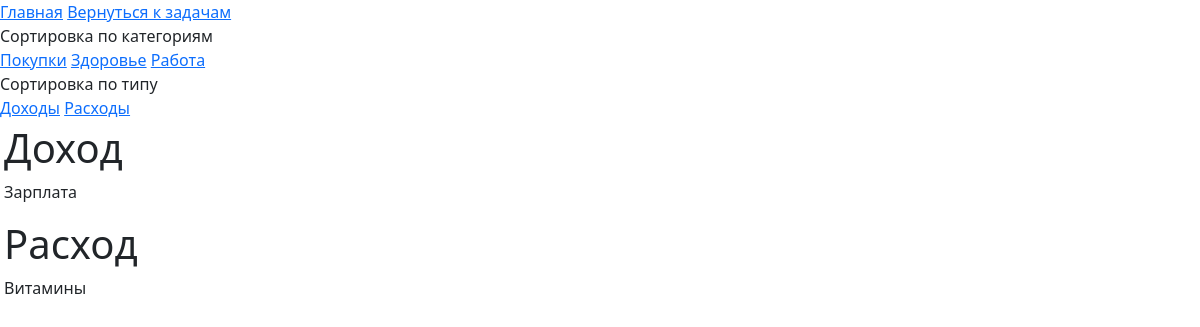
/finance/, run on the app's committed database.
### Taskich/models.py (models this page shows, shortened)
class CategoryMoney(models.Model):
    name = models.CharField(max_length=20,verbose_name='Наименование категории')
    slug = models.SlugField(unique=True,blank=True,null=True)

class Money(models.Model):
    INCOME = 'i'
    DEBTS = 'd'
    KINDS = (
        (INCOME,'Доход'),
        (DEBTS,'Расход')
    )
    title = models.CharField(max_length=30, verbose_name='Наименование транзакции')
    type_money = models.CharField( max_length=1,choices=KINDS,default=INCOME)
    category = models.ForeignKey("CategoryMoney", verbose_name=("Категория"),null=True, on_delete=models.PROTECT)
    value = models.BigIntegerField(verbose_name='Сумма')
    createdAt = models.DateTimeField(auto_now_add=True, verbose_name='Дата создания')
    slug = models.SlugField(unique=True,blank=True,null=True)
    class Meta:
        ordering = ['-createdAt']

### Taskich/views.py (the view)
# urls.py: path('finance/',MoneyListView.as_view(),name='finance'),
class MoneyListView(ListView):
    model = Money
    template_name = "finance/main.html"
    def get_context_data(self, **kwargs):
        context = super().get_context_data(**kwargs)
        context["income"] = Money.objects.filter(type_money = 'i')
        context['debets'] = Money.objects.filter(type_money = 'd')
        context['category']= CategoryMoney.objects.all()
        return context

### Taskich/templates/finance/main.html (shortened to what this page needs)
<!DOCTYPE html>
<html lang="ru">
  <head>
    {% load bootstrap5 %}
    {% bootstrap_css %}
  </head>
  <body>
    <nav>
      <a href="{% url 'finance' %}">Главная</a>
      <a href="{% url 'main' %}">Вернуться к задачам</a>
      <div id="sort-category">
        <div id="sort-title">
          <p style="margin-bottom: 0;">Сортировка по категориям</p>
        </div>
        {% for c in category %}
          <a href="{% url 'financeCategory' slug=c.slug %}">{{ c.name }}</a>
        {% endfor %}
      </div>
      <div id="sort-type">
        <div id="sort-title">
          <p style="margin-bottom: 0;">Сортировка по типу</p>
        </div>
        <a href="{% url 'type_money' type='i' %}">Доходы</a>
        <a href="{% url 'type_money' type='d' %}">Расходы</a>
      </div>
    </nav>
    <div id="main_finance" style="display: flex; padding: 4px;">
      <div id="container">
        <div id="income">
          <div id="title-income">
            <h1>Доход</h1>
          </div>
          {% for i in income %}
            <p>{{ i.title }}</p>
          {% endfor %}
        </div>
        <div id="title-debets">
          <h1>Расход</h1>
        </div>
        <div id="debets">
          {% for d in debets %}
            <p>{{ d.title }}</p>
          {% endfor %}
        </div>
      </div>
    </div>
  </body>
</html>

### data on the page
CategoryMoney: name "Покупки"
CategoryMoney: name "Здоровье"
CategoryMoney: name "Работа"
Money: title "Зарплата"
Money: title "Витамины"
